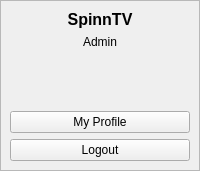
     <widget class="QWidget" name="profileCont" native="true">
      <property name="minimumSize">
       <size>
        <width>100</width>
        <height>0</height>
       </size>
      </property>
      <layout class="QVBoxLayout" name="verticalLayout_12">
       <property name="spacing">
        <number>0</number>
       </property>
       <property name="leftMargin">
        <number>0</number>
       </property>
       <property name="topMargin">
        <number>0</number>
       </property>
       <property name="rightMargin">
        <number>0</number>
       </property>
       <property name="bottomMargin">
        <number>0</number>
       </property>
       <item alignment="Qt::AlignTop">
        <widget class="QFrame" name="frame_15">
         <property name="frameShape">
          <enum>QFrame::StyledPanel</enum>
         </property>
         <property name="frameShadow">
          <enum>QFrame::Raised</enum>
         </property>
         <layout class="QVBoxLayout" name="verticalLayout_13">
          <item alignment="Qt::AlignTop">
           <widget class="QLabel" name="label_44">
            <property name="font">
             <font>
              <pointsize>12</pointsize>
              <bold>true</bold>
             </font>
            </property>
            <property name="text">
             <string>SpinnTV</string>
            </property>
            <property name="alignment">
             <set>Qt::AlignCenter</set>
            </property>
           </widget>
          </item>
          <item alignment="Qt::AlignTop">
           <widget class="QLabel" name="label_45">
            <property name="text">
             <string>Admin</string>
            </property>
            <property name="alignment">
             <set>Qt::AlignCenter</set>
            </property>
           </widget>
          </item>
          <item alignment="Qt::AlignHCenter|Qt::AlignTop">
           <widget class="QLabel" name="label_46">
            <property name="minimumSize">
             <size>
              <width>50</width>
              <height>50</height>
             </size>
            </property>
            <property name="maximumSize">
             <size>
              <width>50</width>
              <height>50</height>
             </size>
            </property>
            <property name="text">
             <string/>
            </property>
            <property name="pixmap">
             <pixmap resource="resources.qrc">:/blueicons/assets/icons/blue/loader.svg</pixmap>
            </property>
            <property name="scaledContents">
             <bool>true</bool>
            </property>
            <property name="alignment">
             <set>Qt::AlignCenter</set>
            </property>
           </widget>
          </item>
          <item>
           <widget class="QPushButton" name="pushButton_7">
            <property name="text">
             <string>My Profile</string>
            </property>
            <property name="icon">
             <iconset resource="resources.qrc">
              <normaloff>:/blueicons/assets/icons/blue/user.svg</normaloff>:/blueicons/assets/icons/blue/user.svg</iconset>
            </property>
           </widget>
          </item>
          <item>
           <widget class="QPushButton" name="pushButton_8">
            <property name="text">
             <string>Logout</string>
            </property>
            <property name="icon">
             <iconset resource="resources.qrc">
              <normaloff>:/blueicons/assets/icons/blue/log-out.svg</normaloff>:/blueicons/assets/icons/blue/log-out.svg</iconset>
            </property>
           </widget>
          </item>
         </layout>
        </widget>
       </item>
      </layout>
     </widget>
